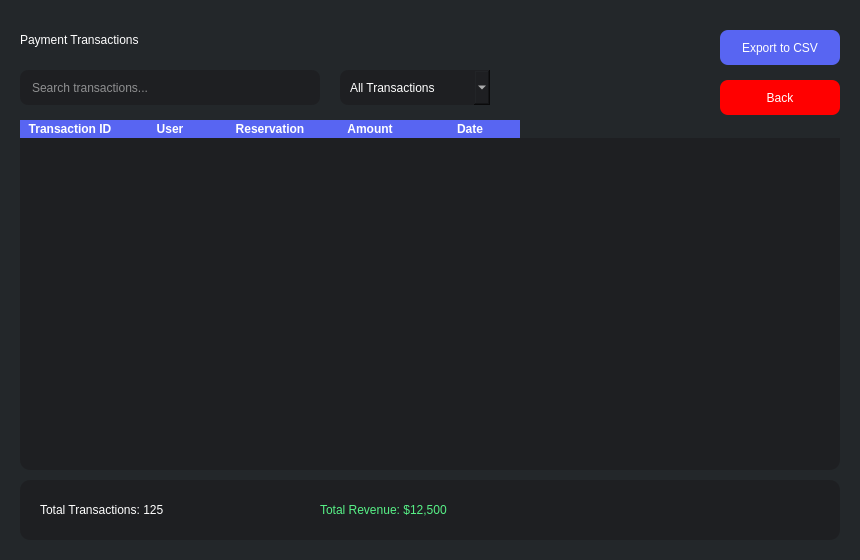
<?xml version="1.0" encoding="UTF-8"?>
<ui version="4.0">
 <class>PaymentTransactions</class>
 <widget class="QWidget" name="PaymentTransactions">
  <property name="geometry">
   <rect>
    <x>0</x>
    <y>0</y>
    <width>860</width>
    <height>560</height>
   </rect>
  </property>
  <property name="styleSheet">
   <string notr="true">background-color: #23272A;</string>
  </property>
  <widget class="QLabel" name="titleLabel">
   <property name="geometry">
    <rect>
     <x>20</x>
     <y>20</y>
     <width>820</width>
     <height>40</height>
    </rect>
   </property>
   <property name="styleSheet">
    <string notr="true">font: 900 18pt &quot;Segoe UI&quot;; color: white;</string>
   </property>
   <property name="text">
    <string>Payment Transactions</string>
   </property>
  </widget>
  <widget class="QLineEdit" name="searchLineEdit">
   <property name="geometry">
    <rect>
     <x>20</x>
     <y>70</y>
     <width>300</width>
     <height>35</height>
    </rect>
   </property>
   <property name="styleSheet">
    <string notr="true">
     QLineEdit {
       background-color: #1E1F22;
       color: white;
       border-radius: 8px;
       padding-left: 10px;
     }
     QLineEdit:focus {
       border: 1px solid #5865F2;
     }
    </string>
   </property>
   <property name="placeholderText">
    <string>Search transactions...</string>
   </property>
  </widget>
  <widget class="QTableWidget" name="transactionsTable">
   <property name="geometry">
    <rect>
     <x>20</x>
     <y>120</y>
     <width>820</width>
     <height>350</height>
    </rect>
   </property>
   <property name="styleSheet">
    <string notr="true">
     QTableWidget {
       background-color: #1E1F22;
       color: white;
       gridline-color: #5865F2;
       border-radius: 10px;
     }
     QHeaderView::section {
       background-color: #5865F2;
       color: white;
       font-weight: bold;
       border: none;
     }
    </string>
   </property>
   <property name="rowCount">
    <number>0</number>
   </property>
   <property name="columnCount">
    <number>5</number>
   </property>
   <column>
    <property name="text">
     <string>Transaction ID</string>
    </property>
   </column>
   <column>
    <property name="text">
     <string>User</string>
    </property>
   </column>
   <column>
    <property name="text">
     <string>Reservation</string>
    </property>
   </column>
   <column>
    <property name="text">
     <string>Amount</string>
    </property>
   </column>
   <column>
    <property name="text">
     <string>Date</string>
    </property>
   </column>
  </widget>
  <widget class="QComboBox" name="filterComboBox">
   <property name="geometry">
    <rect>
     <x>340</x>
     <y>70</y>
     <width>150</width>
     <height>35</height>
    </rect>
   </property>
   <property name="styleSheet">
    <string notr="true">
     QComboBox {
       background-color: #1E1F22;
       color: white;
       border-radius: 8px;
       padding-left: 10px;
     }
     QComboBox:hover {
       border: 1px solid #5865F2;
     }
    </string>
   </property>
   <item>
    <property name="text">
     <string>All Transactions</string>
    </property>
   </item>
   <item>
    <property name="text">
     <string>Today</string>
    </property>
   </item>
   <item>
    <property name="text">
     <string>This Week</string>
    </property>
   </item>
   <item>
    <property name="text">
     <string>This Month</string>
    </property>
   </item>
  </widget>
  <widget class="QPushButton" name="exportButton">
   <property name="geometry">
    <rect>
     <x>720</x>
     <y>30</y>
     <width>120</width>
     <height>35</height>
    </rect>
   </property>
   <property name="styleSheet">
    <string notr="true">
     QPushButton {
       font: 700 10pt &quot;Segoe UI&quot;;
       color: white;
       background-color: #5865F2;
       border-radius: 8px;
     }
     QPushButton:hover {
       background-color: #4752C4;
     }
    </string>
   </property>
   <property name="text">
    <string>Export to CSV</string>
   </property>
  </widget>
  <widget class="QFrame" name="statsFrame">
   <property name="geometry">
    <rect>
     <x>20</x>
     <y>480</y>
     <width>820</width>
     <height>60</height>
    </rect>
   </property>
   <property name="styleSheet">
    <string notr="true">
     QFrame {
       background-color: #1E1F22;
       border-radius: 10px;
     }
    </string>
   </property>
   <property name="frameShape">
    <enum>QFrame::Shape::StyledPanel</enum>
   </property>
   <property name="frameShadow">
    <enum>QFrame::Shadow::Raised</enum>
   </property>
   <widget class="QLabel" name="totalLabel">
    <property name="geometry">
     <rect>
      <x>20</x>
      <y>15</y>
      <width>200</width>
      <height>30</height>
     </rect>
    </property>
    <property name="styleSheet">
     <string notr="true">font: 700 12pt &quot;Segoe UI&quot;; color: white;</string>
    </property>
    <property name="text">
     <string>Total Transactions: 125</string>
    </property>
   </widget>
   <widget class="QLabel" name="revenueLabel">
    <property name="geometry">
     <rect>
      <x>300</x>
      <y>15</y>
      <width>200</width>
      <height>30</height>
     </rect>
    </property>
    <property name="styleSheet">
     <string notr="true">font: 700 12pt &quot;Segoe UI&quot;; color: #57F287;</string>
    </property>
    <property name="text">
     <string>Total Revenue: $12,500</string>
    </property>
   </widget>
  </widget>
  <widget class="QPushButton" name="exportButton_2">
   <property name="geometry">
    <rect>
     <x>720</x>
     <y>80</y>
     <width>120</width>
     <height>35</height>
    </rect>
   </property>
   <property name="styleSheet">
    <string notr="true">
     QPushButton {
       font: 700 10pt &quot;Segoe UI&quot;;
       color: white;
       background-color: rgb(255, 0, 0);
       border-radius: 8px;
     }
     QPushButton:hover {
       background-color: rgb(170, 0, 0);
     }
    </string>
   </property>
   <property name="text">
    <string>Back</string>
   </property>
  </widget>
 </widget>
 <resources/>
 <connections/>
</ui>
